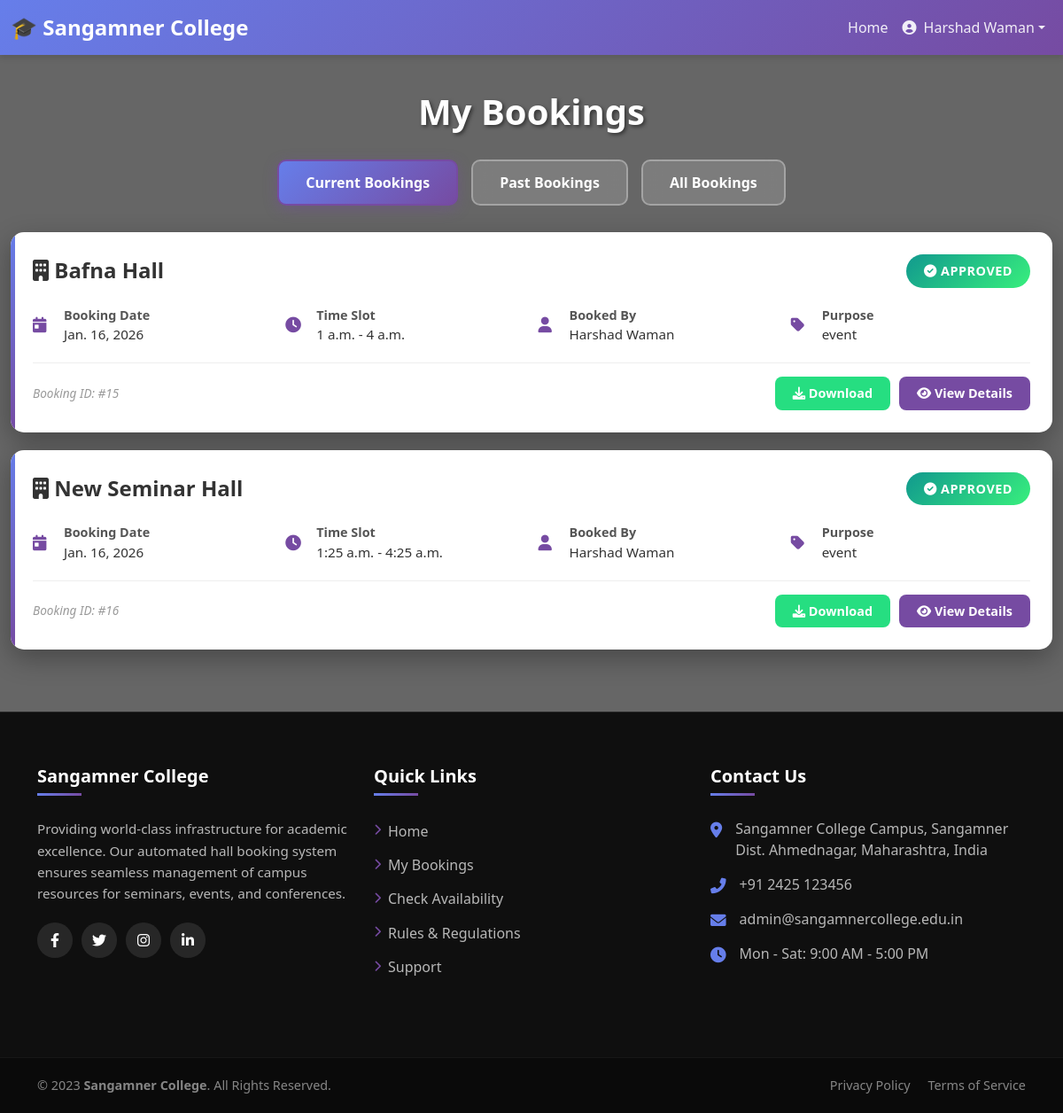
The page /mybooking/ (signed in) on the database as committed earlier.
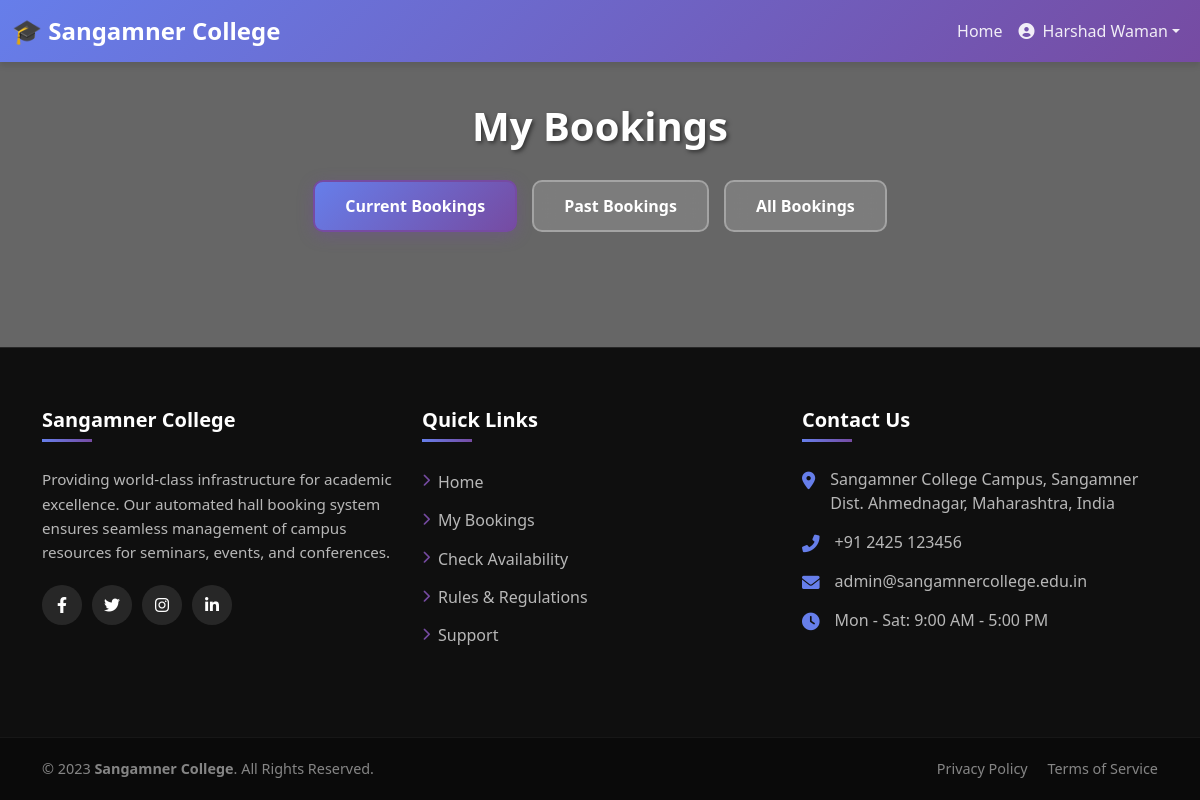
The same page on the database as committed later.
### hallapp/models.py (models this page shows, shortened)
class Booking(models.Model):
    STATUS_CHOICES = (
        ('PENDING', 'Pending'),
        ('APPROVED', 'Approved'),
        ('REJECTED', 'Rejected'),
        ('COMPLETED', 'Completed'),
        ('CANCELLED', 'Cancelled'),
    )
    STAGE_CHOICES = (
        ('Large', 'Large'),
        ('Small', 'Small'),
    )
    CHAIR_CHOICES = (
        ('Wheel', 'Wheel'),
        ('Fiber', 'Fiber'),
    )
    user = models.ForeignKey(User, on_delete=models.CASCADE, related_name='bookings')
    hall = models.ForeignKey(Hall, on_delete=models.CASCADE, related_name='bookings')
    event_name = models.CharField(max_length=200)
    department = models.CharField(max_length=100)
    coordinator_name = models.CharField(max_length=100, verbose_name="Program Head / Coordinator")
    coordinator_mobile = models.CharField(max_length=15)
    booking_date = models.DateField()
    start_time = models.TimeField()
    end_time = models.TimeField()
    stage_size = models.CharField(max_length=10, choices=STAGE_CHOICES, blank=True)
    audience_count = models.PositiveIntegerField(default=0)
    chair_type = models.CharField(max_length=10, choices=CHAIR_CHOICES, blank=True)
    chair_count = models.PositiveIntegerField(default=0)
    mic_count = models.PositiveIntegerField(default=0)
    speaker_count = models.PositiveIntegerField(default=0)
    projector_count = models.PositiveIntegerField(default=0)
    laptop_count = models.PositiveIntegerField(default=0)
    req_agarbatti = models.BooleanField(default=False, verbose_name="Incense Sticks (Agarbatti)")
    req_matchbox = models.BooleanField(default=False, verbose_name="Matchbox")
    req_oil = models.BooleanField(default=False, verbose_name="Oil")
    req_wati = models.BooleanField(default=False, verbose_name="Cotton Wicks (Wati)")
    req_kapur = models.BooleanField(default=False, verbose_name="Camphor (Kapur)")
    req_satarangi = models.CharField(max_length=100, blank=True, verbose_name="Satarangi/Mat")
    req_carpet = models.BooleanField(default=False, verbose_name="Red Carpet")
    req_mandap = models.BooleanField(default=False, verbose_name="Mandap")
    req_saraswati_photo = models.BooleanField(default=False, verbose_name="Saraswati Photo")
    req_samai = models.BooleanField(default=False, verbose_name="Traditional Lamp (Samai)")
    status = models.CharField(max_length=20, choices=STATUS_CHOICES, default='PENDING')
    rejection_reason = models.TextField(blank=True, null=True)
    approved_by = models.ForeignKey(User, on_delete=models.SET_NULL, null=True, blank=True, related_name='approved_bookings')
    approved_at = models.DateTimeField(null=True, blank=True)
    rejected_by = models.ForeignKey(User, on_delete=models.SET_NULL, null=True, blank=True, related_name='rejected_bookings')
    rejected_at = models.DateTimeField(null=True, blank=True)
    ceo_approved = models.BooleanField(default=False)
    ceo_approved_at = models.DateTimeField(null=True, blank=True)
    ceo_pin = models.CharField(max_length=10, blank=True, null=True, help_text="CEO approval PIN")
    principal_approved = models.BooleanField(default=False)
    principal_approved_at = models.DateTimeField(null=True, blank=True)
    principal_pin = models.CharField(max_length=10, blank=True, null=True, help_text="Principal approval PIN")
    created_at = models.DateTimeField(auto_now_add=True)
    updated_at = models.DateTimeField(auto_now=True)
    class Meta:
        ordering = ['-booking_date', '-start_time']

class Hall(models.Model):
    name = models.CharField(max_length=100)  # e.g., "Main Auditorium"
    capacity = models.IntegerField()         # e.g., 500
    location = models.CharField(max_length=100) # e.g., "Block A"
    description = models.TextField(blank=True)
    facilities = models.CharField(max_length=255, help_text="e.g., AC, Sound System, WiFi")
    is_active = models.BooleanField(default=True)

class User(AbstractUser):
    USER_TYPES = (
        ('user', 'User'),
        ('admin', 'Admin'),
    )
    GENDER_CHOICES = (
        ('M', 'Male'),
        ('F', 'Female'),
        ('O', 'Other'),
    )
    user_type = models.CharField(max_length=10, choices=USER_TYPES, default='user')
    department = models.CharField(max_length=100, blank=True, null=True)
    phone_number = models.CharField(max_length=15, blank=True, null=True)
    profile_image = models.ImageField(upload_to='profile_images/', blank=True, null=True)
    gender = models.CharField(max_length=1, choices=GENDER_CHOICES, blank=True, null=True)
    date_of_birth = models.DateField(blank=True, null=True)
    address = models.TextField(blank=True, null=True)
    bio = models.TextField(max_length=500, blank=True, null=True, help_text="Brief introduction about yourself")
    linkedin_url = models.URLField(blank=True, null=True)
    created_at = models.DateTimeField(auto_now_add=True, null=True)  # Allow null for existing users
    updated_at = models.DateTimeField(auto_now=True)

### hallapp/views.py (the view)
# urls.py: path('mybooking/', views.my_bookings, name='mybooking'),
@login_required
def my_bookings(request):
    bookings = Booking.objects.filter(user=request.user).order_by('-booking_date')
    return render(request, 'mybooking.html', {'bookings': bookings})

### hallapp/templates/mybooking.html (shortened to what the changed rows need)
<!doctype html>
<html lang="en">
{% load static %}
<head>
  <link href="https://cdn.jsdelivr.net/npm/bootstrap@5.1.3/dist/css/bootstrap.min.css" rel="stylesheet">
  <link rel="stylesheet" href="https://cdnjs.cloudflare.com/ajax/libs/font-awesome/6.0.0/css/all.min.css">
</head>
<body>
  <h1 class="page-title">My Bookings</h1>
  <div class="content-wrapper">
    <div class="container bookings-container">
      <div id="current-tab" class="tab-content-section active">
        {% if bookings %}
        {% for booking in bookings %}
        {% if booking.status == 'PENDING' or booking.status == 'APPROVED' %}
        <div class="booking-card">
          <div class="booking-header">
            <h3 class="hall-name"><i class="fas fa-building"></i> {{ booking.hall.name }}</h3>
            <span
              class="status-badge
                  {% if booking.status == 'APPROVED' %}status-confirmed{% elif booking.status == 'PENDING' %}status-pending{% elif booking.status == 'REJECTED' %}status-rejected{% else %}status-completed{% endif %}">
              <i
                class="fas
                    {% if booking.status == 'APPROVED' %}fa-check-circle{% elif booking.status == 'PENDING' %}fa-hourglass-half{% elif booking.status == 'REJECTED' %}fa-times-circle{% else %}fa-check-double{% endif %}"></i>
              {{ booking.get_status_display }}
            </span>
          </div>
          <div class="booking-details">
            <div class="detail-item">
              <i class="fas fa-calendar-day"></i>
              <div>
                <div class="detail-label">Booking Date</div>
                <div class="detail-value">{{ booking.booking_date }}</div>
              </div>
            </div>
            <div class="detail-item">
              <i class="fas fa-clock"></i>
              <div>
                <div class="detail-label">Time Slot</div>
                <div class="detail-value">{{ booking.start_time }} - {{ booking.end_time }}</div>
              </div>
            </div>
            <div class="detail-item">
              <i class="fas fa-user"></i>
              <div>
                <div class="detail-label">Booked By</div>
                <div class="detail-value">{{ booking.user.get_full_name|default:booking.user.username }}</div>
              </div>
            </div>
            <div class="detail-item">
              <i class="fas fa-tag"></i>
              <div>
                <div class="detail-label">Purpose</div>
                <div class="detail-value">{{ booking.event_name }}</div>
              </div>
            </div>
          </div>
          <div class="booking-footer">
            <span class="booking-id">Booking ID: #{{ booking.id }}</span>
            <div class="action-buttons">
              {% if booking.status == 'APPROVED' %}
              <button class="btn-action btn-download" onclick="downloadBooking('#{{ booking.id }}')">
                <i class="fas fa-download"></i> Download
              </button>
              {% endif %}
              <button class="btn-action btn-view" onclick="viewDetails('#{{ booking.id }}')">
                <i class="fas fa-eye"></i> View Details
              </button>
            </div>
          </div>
        </div>
        {% endif %}
        {% endfor %}
        {% else %}
        <div class="empty-state">
          <i class="fas fa-calendar-times"></i>
          <h3>No Current Bookings</h3>
          <p>You don't have any current bookings. Make a new booking to get started!</p>
        </div>
        {% endif %}
      </div>
    </div>
  </div>
</body>
</html>

Rows that differ between the two databases and show on the page:
no longer on this page (row edited): Booking: hall.name "Bafna Hall", status "APPROVED", booking_date "Jan. 16, 2026", start_time "1 a.m.", end_time "4 a.m.", user.get_full_name "Harshad Waman", event_name "event", id "15"
no longer on this page (row edited): Booking: hall.name "New Seminar Hall", status "APPROVED", booking_date "Jan. 16, 2026", start_time "1:25 a.m.", end_time "4:25 a.m.", user.get_full_name "Harshad Waman", event_name "event", id "16"
